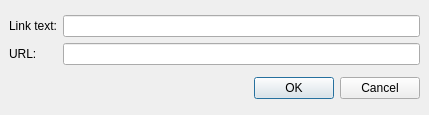
<ui version="4.0" >
 <class>linkEditor</class>
 <widget class="QDialog" name="linkEditor" >
  <property name="geometry" >
   <rect>
    <x>0</x>
    <y>0</y>
    <width>429</width>
    <height>115</height>
   </rect>
  </property>
  <property name="windowTitle" >
   <string>Edit link</string>
  </property>
  <property name="windowIcon" >
   <iconset>:/images/16x16/apps/jabbim.png</iconset>
  </property>
  <layout class="QGridLayout" >
   <property name="margin" >
    <number>9</number>
   </property>
   <property name="spacing" >
    <number>6</number>
   </property>
   <item row="0" column="0" >
    <layout class="QHBoxLayout" >
     <property name="margin" >
      <number>0</number>
     </property>
     <property name="spacing" >
      <number>6</number>
     </property>
     <item>
      <layout class="QVBoxLayout" >
       <property name="margin" >
        <number>0</number>
       </property>
       <property name="spacing" >
        <number>6</number>
       </property>
       <item>
        <widget class="QLabel" name="label" >
         <property name="text" >
          <string>Link text:</string>
         </property>
        </widget>
       </item>
       <item>
        <widget class="QLabel" name="label_2" >
         <property name="text" >
          <string>URL:</string>
         </property>
        </widget>
       </item>
      </layout>
     </item>
     <item>
      <layout class="QVBoxLayout" >
       <property name="margin" >
        <number>0</number>
       </property>
       <property name="spacing" >
        <number>6</number>
       </property>
       <item>
        <widget class="QLineEdit" name="linkText" />
       </item>
       <item>
        <widget class="QLineEdit" name="url" />
       </item>
      </layout>
     </item>
    </layout>
   </item>
   <item row="1" column="0" >
    <widget class="QDialogButtonBox" name="buttonBox" >
     <property name="orientation" >
      <enum>Qt::Horizontal</enum>
     </property>
     <property name="standardButtons" >
      <set>QDialogButtonBox::Cancel|QDialogButtonBox::NoButton|QDialogButtonBox::Ok</set>
     </property>
    </widget>
   </item>
  </layout>
 </widget>
 <resources/>
 <connections>
  <connection>
   <sender>buttonBox</sender>
   <signal>accepted()</signal>
   <receiver>linkEditor</receiver>
   <slot>accept()</slot>
   <hints>
    <hint type="sourcelabel" >
     <x>227</x>
     <y>89</y>
    </hint>
    <hint type="destinationlabel" >
     <x>157</x>
     <y>114</y>
    </hint>
   </hints>
  </connection>
  <connection>
   <sender>buttonBox</sender>
   <signal>rejected()</signal>
   <receiver>linkEditor</receiver>
   <slot>reject()</slot>
   <hints>
    <hint type="sourcelabel" >
     <x>295</x>
     <y>95</y>
    </hint>
    <hint type="destinationlabel" >
     <x>286</x>
     <y>114</y>
    </hint>
   </hints>
  </connection>
 </connections>
</ui>
